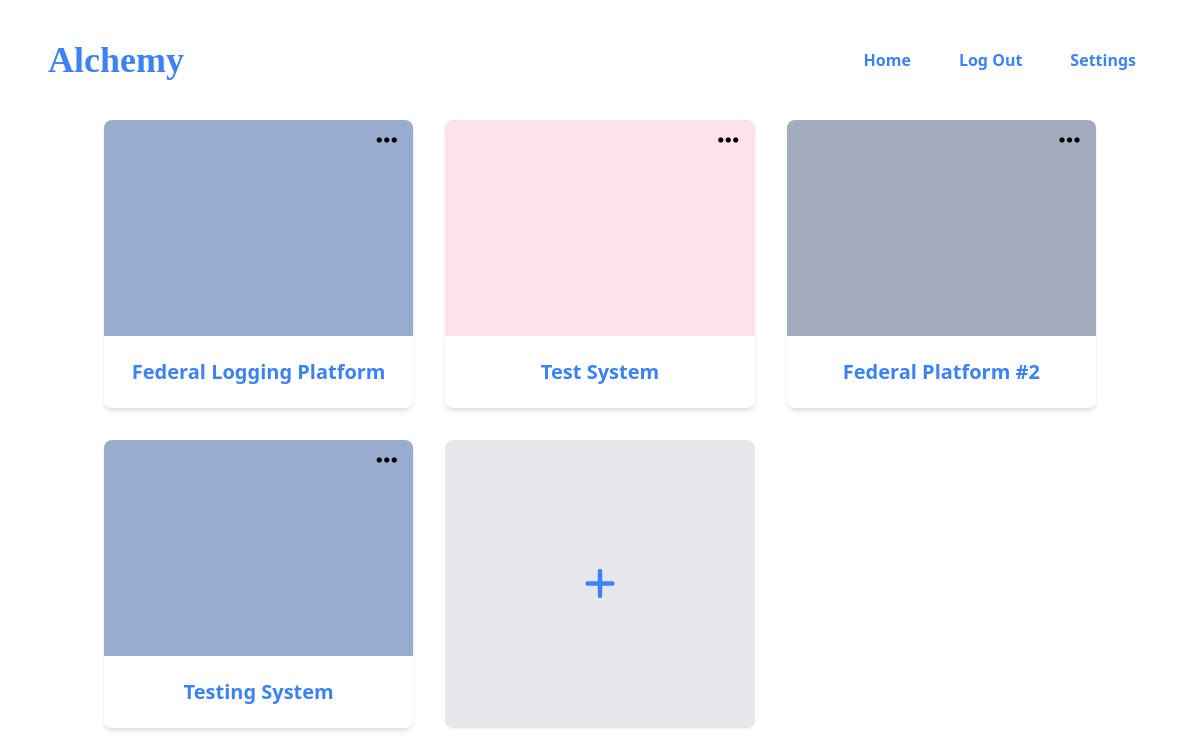
Screenshot of /dashboard/Steel Mountain (signed in) with the database file from the repository.
### AlchemyApp/models.py (models this page shows, shortened)
class System(models.Model):
    ENVIRONMENT_CHOICES = [
        ('On-Premises', 'On-Premises'),
        ('Cloud-Based', 'Cloud-Based'),
        ('Hybrid', 'Hybrid'),
    ]
    OPERATIONAL_STATUS_CHOICES = [
        ('Under Development', 'Under Development'),
        ('Operational', 'Operational'),
        ('Decommissioned', 'Decommissioned'),
    ]
    FEDRAMP_COMPLIANCE_STATUS_CHOICES = [
        ('Not Started', 'Not Started'),
        ('In Progress', 'In Progress'),
        ('Authorized', 'Authorized'),
    ]
    phone_regex = RegexValidator(
        regex=r"^\+?1?\d{9,15}$",
        message="Phone number must be entered in the format: '+999999999'. Up to 15 digits allowed.",
    )
    name = models.CharField(max_length=255, blank=True, null=True)  # In-scope system name
    abbreviation = models.CharField(max_length=20, blank=True, null=True) #Short abbreviation
    environment = models.CharField(max_length=20, choices=ENVIRONMENT_CHOICES, blank=True, null=True) #Type of hosting environment (on-prem, cloud, hybrid)
    description = models.TextField(blank=True, null=True)  # System purpose description
    authorization_boundary = models.TextField(blank=True, null=True) #  A brief description of the boundary that separates the system from other systems and networks.
    operational_status = models.CharField(max_length=20, choices=OPERATIONAL_STATUS_CHOICES, blank=True, null=True) #If system is in dev, operational, or decommed
    last_authorization_date = models.DateField(blank=True, null=True) #The date when the system was last granted an Authorization to Operate (ATO) or Provisional Authorization to Operate (P-ATO) by a federal agency or the Joint Authorization Board (JAB).
    fedramp_compliance_status = models.CharField(max_length=20, choices=FEDRAMP_COMPLIANCE_STATUS_CHOICES, blank=True, null=True, default='not_started') #Current status in the FedRAMP authorization process (e.g., not started, in progress, or authorized).
    owner_name = models.CharField(max_length=255, blank=True, null=True)
    owner_title = models.CharField(max_length=255, blank=True, null=True)
    owner_email = models.EmailField(unique=True, blank=True, null=True)
    owner_phone_number = models.CharField(validators=[phone_regex], max_length=17, blank=True, null=True)
    client = models.ForeignKey(Client, on_delete=models.CASCADE)  # Client to which the system belongs
    color = color = models.CharField(max_length=20)
    information_subcategories = models.ManyToManyField(
        'AlchemyApp.InformationSubCategory',
        verbose_name=_('information subcategories'),
        blank=True,
        help_text=_('The information subcategories that flow through the system.'),
        related_name="system_information_subcategories",
        related_query_name="system",
    )
    class Meta:
        unique_together = ('name', 'client')

### AlchemyApp/views.py (the view, shortened to what this page needs)
# urls.py: path("dashboard/<str:client>", views.dashboard, name="dashboard"),
@login_required
def dashboard(request, client, system=None):
    systems = System.objects.filter(client__client_name=client)
    if (request.method == 'POST') & (request.POST.get("system_name") != None):
        colors = ['3E4756', '97ACCF', 'FFE1E9', 'CAAAB2', '6E7788', '5A3F46', '8D6F77', 'A2ACBD', 'CF9EAA', '986A76', '564147', 'CF9EAC', 'F3E7D0', 'BBB099', 'BEA5AB', 'BBB19B', '867D67']
        system_name = request.POST.get("system_name")
        client_object = Client.objects.get(client_name=client)
        color = random.choice(colors)
        try:
            system = System.objects.create(name=system_name, client=client_object, color=color)
            system.save()
        except IntegrityError:
            return render(request, "dashboard.html", {
                "message": "Email already being used."
            })
        return HttpResponseRedirect(reverse("alchemy:dashboard", args=[client]))
    else:
        if system is None:
            return render(request, "internal/dashboard.html", {
                "client": client,
                "systems": systems
            })

### AlchemyApp/templates/internal/dashboard.html (shortened to what this page needs)
{% extends "internal/internal.html" %}
{% block body %}
<div class="w-screen h-screen">
    <div class="container mx-auto px-4 py-10">
        <div id="grid-container" class="grid grid-cols-1 sm:grid-cols-2 lg:grid-cols-3 gap-8 mb-12">
            {% for system in systems %}
            <div data-system-name="{{ system.name }}" class="h-72 bg-white rounded-lg shadow-md hover:cursor-pointer transform hover:scale-105 transition duration-300 ease-in-out hover:shadow-lg opacity-0 translate-y-10 flex flex-col">
                <a href="{% url 'alchemy:dashboard' client=client system=system.name %}" class="w-full h-full flex flex-col">
                    <div style="background-color: #{{system.color}};" class="rounded-t-lg top_section h-3/4">
                        <div id="system_settings_icon" class="absolute top-2 right-4">
                            <i class="fa-solid fa-ellipsis fa-xl text-black hover:text-white transition duration-300"></i>
                        </div>
                    </div>
                    <div class="bottom_section h-1/4 flex justify-center items-center">
                        <span class="text-xl font-bold text-blue-500 hover:text-blue-700 duration-300">{{system.name}}</span>
                    </div>
                </a>
            </div>
            {% endfor %}
            <div class="open-modal h-72 bg-gray-200 p-6 rounded-lg shadow-sm flex items-center justify-center hover:cursor-pointer hover:bg-gray-300 transform hover:scale-105 transition duration-300 ease-in-out hover:shadow-lg opacity-0 translate-y-10">
                <i class="fas fa-plus text-blue-500 text-4xl"></i>
              </div>
        </div>
    </div>
</div>
{% endblock %}

### rows the page displays
System: name "Federal Logging Platform"
System: name "Test System"
System: name "Federal Platform #2"
System: name "Testing System"
